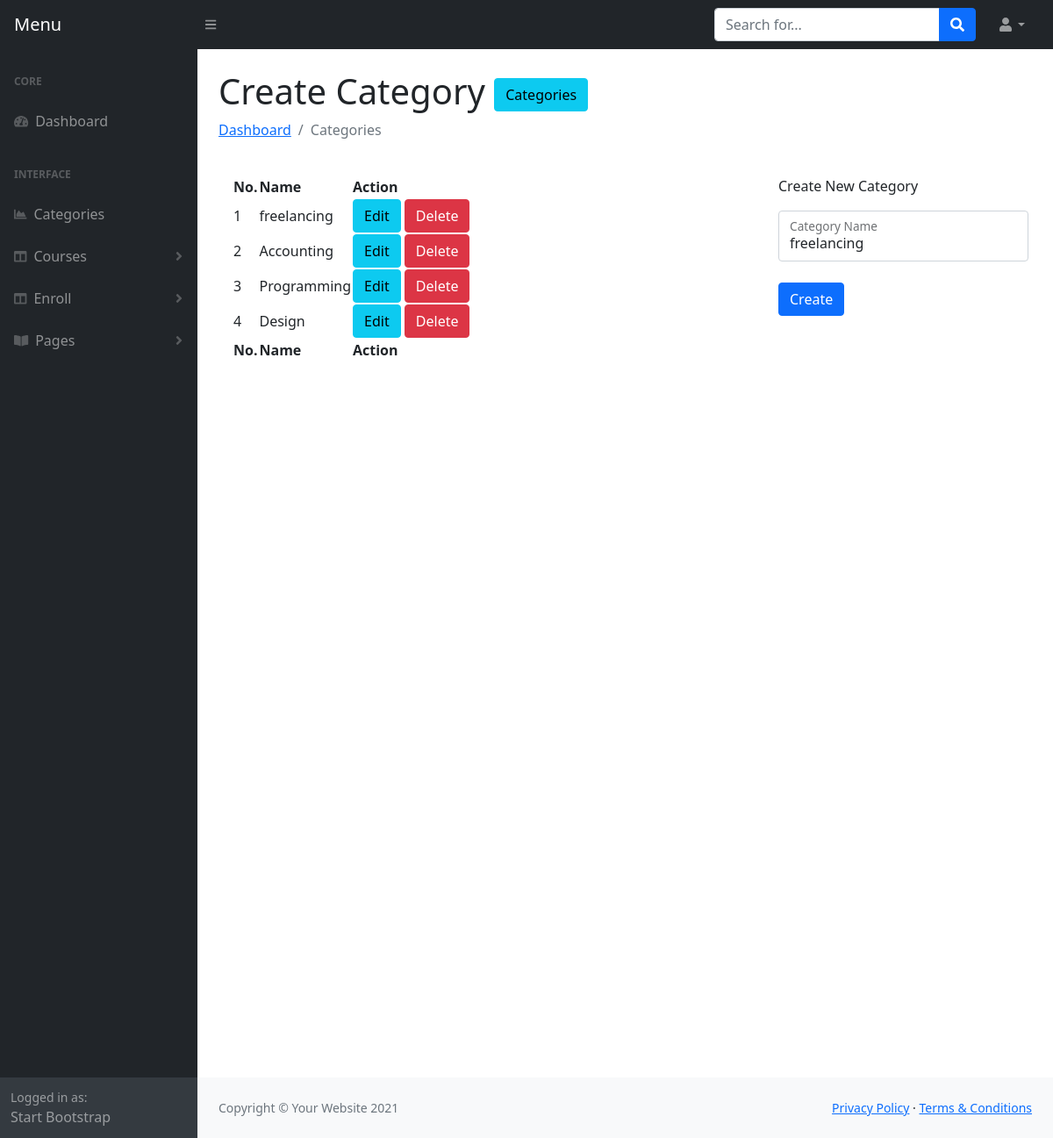
The page /admin/category.php?editid=6 (signed in) on the database as committed earlier.
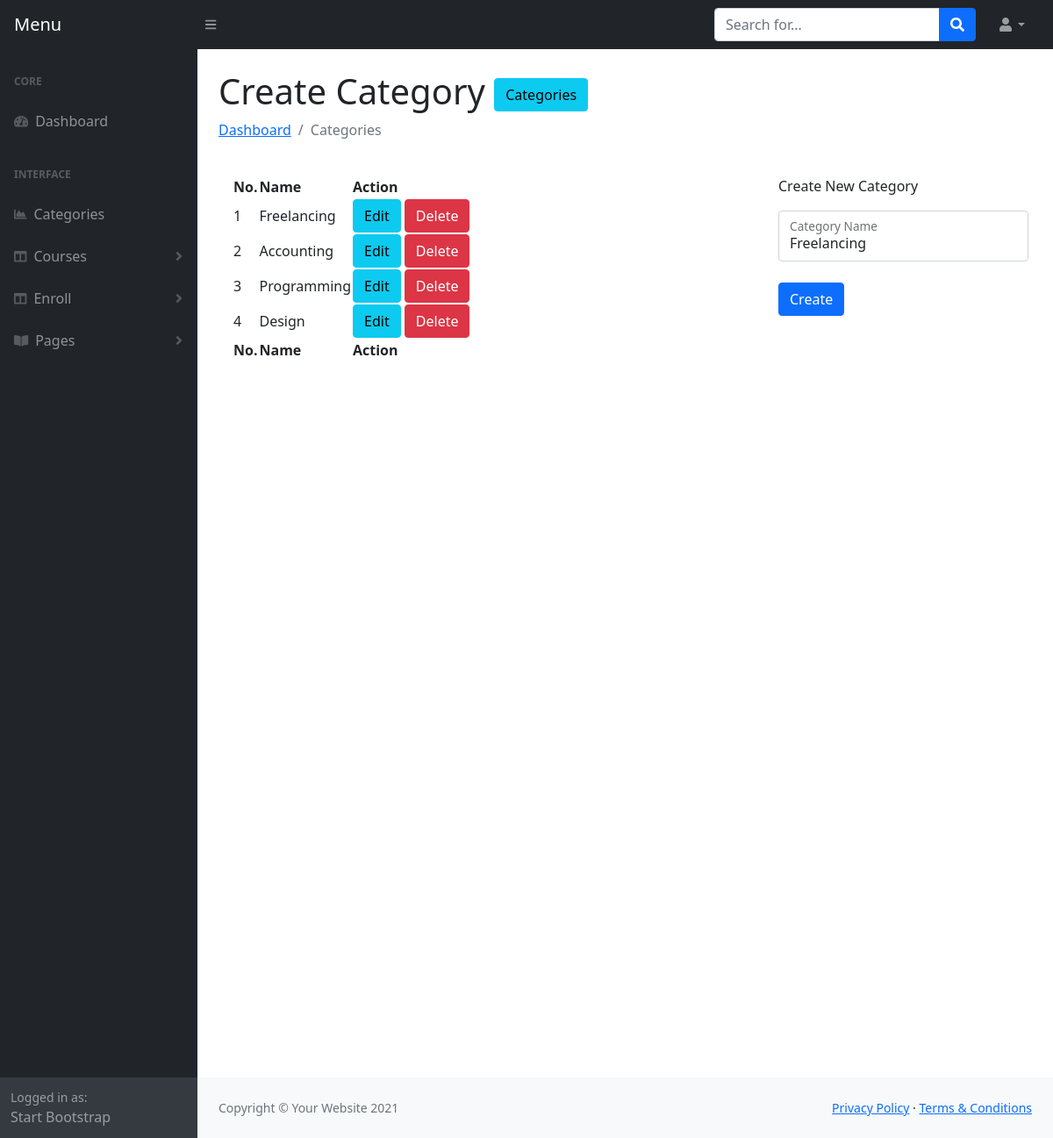
The same page on the database as committed later.
### tables this page shows
CREATE TABLE `categories` (
  `cat_id` int(11) NOT NULL,
  `cat_name` varchar(191) NOT NULL,
  `is_active` tinyint(4) NOT NULL DEFAULT 0
);

### admin/category.php (the view, shortened to what this page needs)
<?php
include 'header.php';
        $query = "SELECT * FROM categories where is_active=0 Order By cat_id desc";
        $result = $con->query($query);
?>
<main>
    <div class="container-fluid px-4">
    <h1 class="mt-4">Create Category <a class="btn btn-info" href="createcar.php">Categories</a></h1>
        <ol class="breadcrumb mb-4">
            <li class="breadcrumb-item"><a href="index.php">Dashboard</a></li>
            <li class="breadcrumb-item active">Categories</li>
        </ol>
        <div class="row">
            <div class="col-md-8">
                <div class="card-body">
                    <table id="datatablesSimple">
                        <thead>
                            <tr>
                                <th>No.</th>
                                <th>Name</th>
                                <th>Action</th>
                            </tr>
                        </thead>
                        <tfoot>
                            <tr>
                                <th>No.</th>
                                <th>Name</th>
                                <th>Action</th>
                            </tr>
                        </tfoot>
                        <tbody>
                            <?php
                            if ($result->num_rows > 0) {
                                foreach ($result as $key => $value) {
                            ?>
                            <tr>
                                <td><?php echo $key+1; ?></td>
                                <td><?php echo $value['cat_name']; ?></td>
                                <td>
                                    <a class="btn btn-info" href="?editid=<?php echo $value['cat_id']; ?>">Edit</a>
                                    <a class="btn btn-danger" href="?delid=<?php echo $value['cat_id']; ?>">Delete</a>
                                </td>
                            </tr>
                            <?php } } ?>
                        </tbody>
                    </table>
                </div>
            </div>
            <div class="card-body col-md-4">
                <p cla ss="mt-4">Create New Category</p>
                <?php
                if (isset($_GET['editid']) && !empty($_GET['editid'])) {
                    $editid=$_GET['editid'];
                    $singlecatquery = "SELECT * FROM categories WHERE cat_id=$editid";
                    $getsinglecat = $con->query($singlecatquery);
                    if ($getsinglecat->num_rows > 0) {
                      $catvalue = mysqli_fetch_array($getsinglecat);
                  }
                ?>
            <form method="post" action="">
                <div class="form-floating">
                    <input class="form-control"  type="text" value="<?php echo $catvalue['cat_name']; ?>" name="cat_name" />
                    <label for="inputEmail">Category Name</label>
                </div>
                <div class="d-flex align-items-center justify-content-between mt-4 mb-0">
                    <button class="btn btn-primary" type="submit" name="edit">Create</button>
                </div>
            </form>
            <?php } ?>
            </div>
        </div>
        <div style="height: 100vh"></div>
    </div>
</main>
<?php include 'footer.php'; ?>

Rows that differ between the two databases and show on the page:
changed categories: cat_name "freelancing" → "Freelancing"
